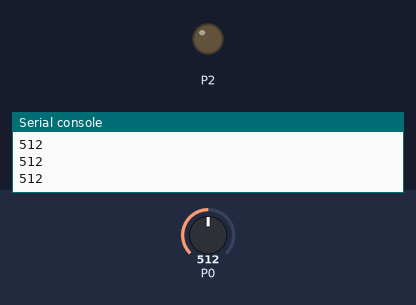
A program run on a simulated BBC micro:bit running MicroPython. On the bench: output pins drawn as LEDs (lit = HIGH), the last lines printed to the serial console. The test bench sets the inputs (shaded band); at power-on: P0 = 512 (analog values on the 0–1023 scale).

Above: at 2.2 s.
2.3 s: P0 set to 469
3.8 s: P0 set to 453
At 4.4 s:
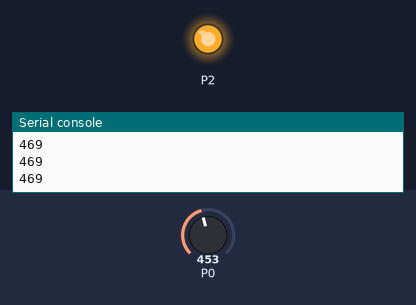
5.3 s: P0 set to 511
At 6.5 s:
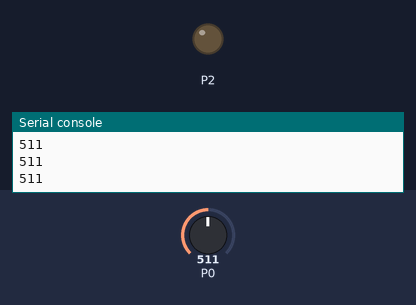
6.8 s: P0 set to 306
At 7.9 s:
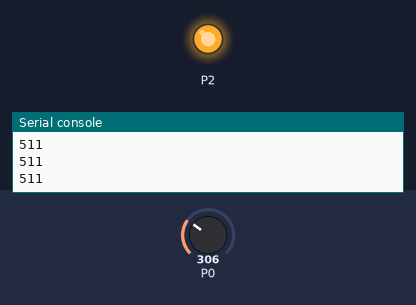
Timing chart, 0 to 9.3 s (numbered marks = the images above; inputs shaded):
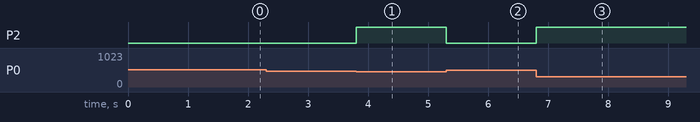

Measured:
- the behaviour switches between 462 and 461 on P0 (found by bisection; images 0 and 1)
- after the input at 3.8 s, P2: LOW → HIGH at once
- after the input at 5.3 s, P2: HIGH → LOW at once
- after the input at 6.8 s, P2: LOW → HIGH at once

The program:

ch9_3.py
```python
from microbit import *
x = pin0.read_analog()
print(x)
sleep(1000)
while True:
    y = pin0.read_analog()
    if y < x-50:# here 50 indicates sensitivity
        pin2.write_digital(1)
    else:
        pin2.write_digital(0)
        print(y)
```
